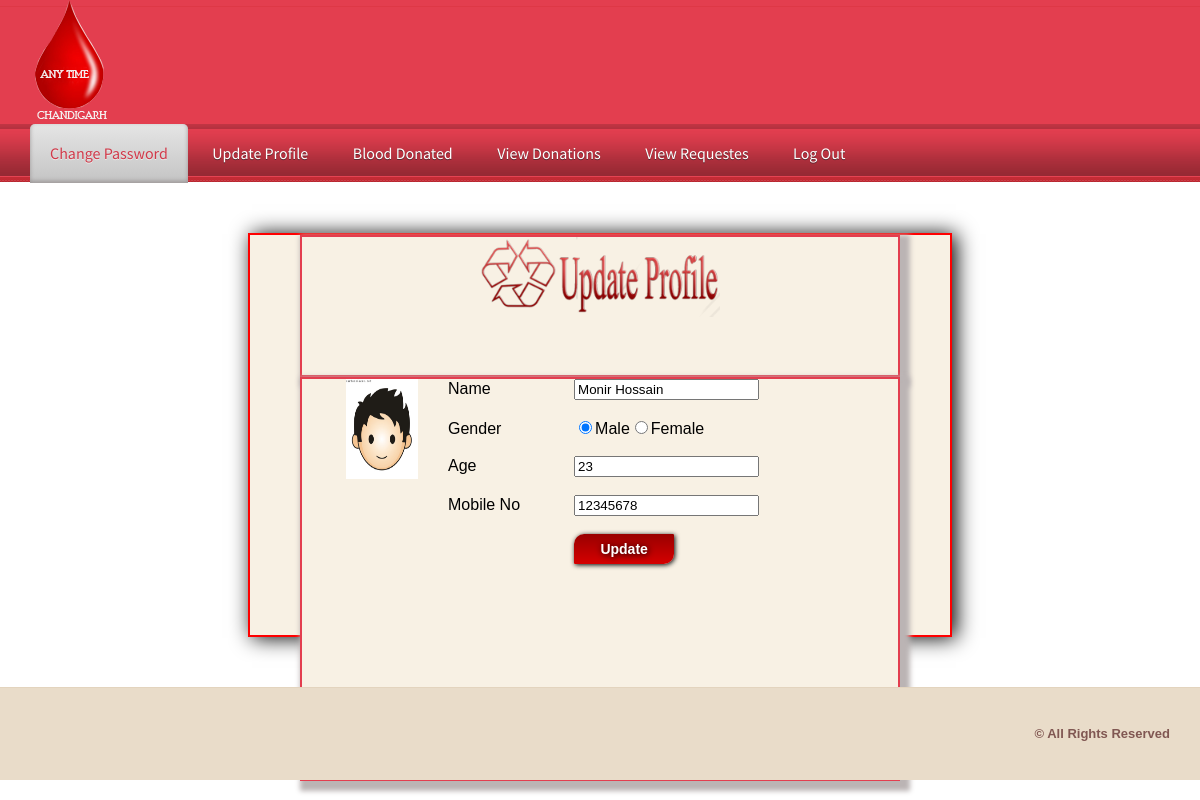
The app's page /donor/updateprofile.php (signed in), older data.
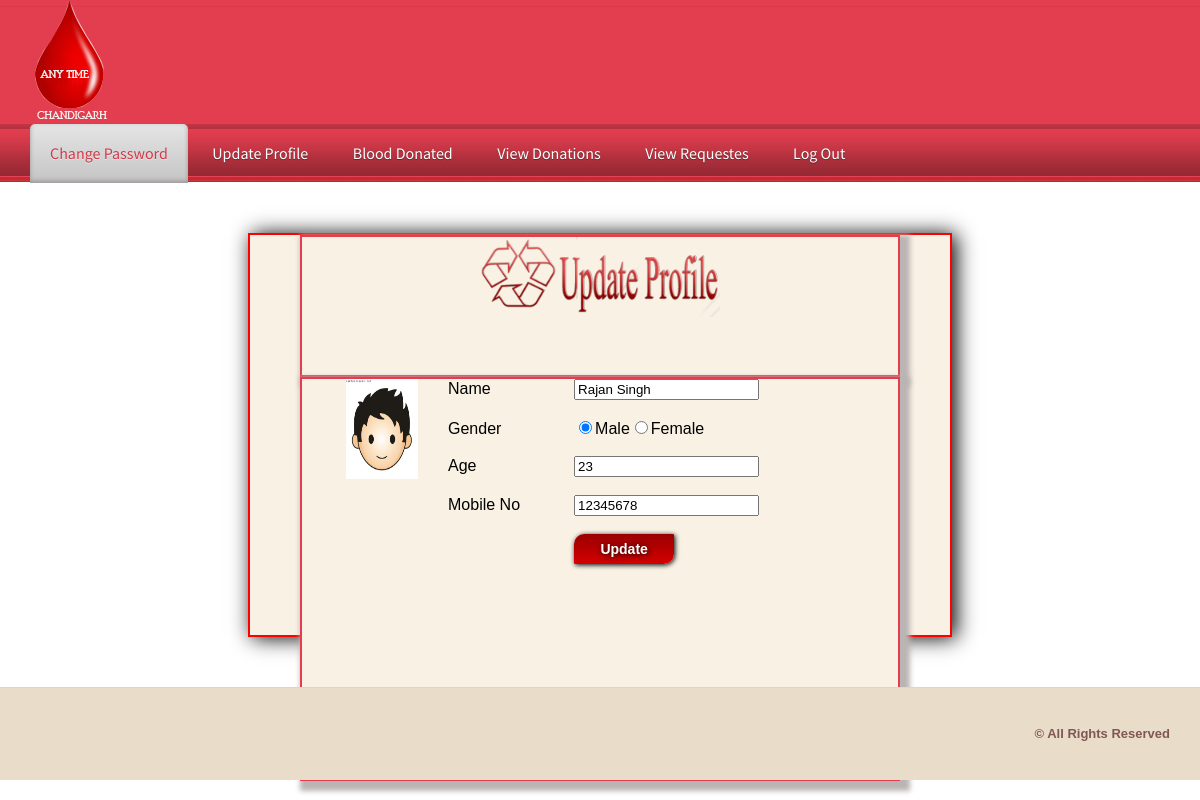
The same page, newer data.
### tables this page shows
CREATE TABLE `donarregistration` (
  `donar_id` int(100) NOT NULL,
  `name` varchar(100) NOT NULL,
  `gender` varchar(100) NOT NULL,
  `age` varchar(100) NOT NULL,
  `mobile` varchar(100) NOT NULL,
  `b_id` int(100) NOT NULL,
  `state_id` int(10) NOT NULL,
  `district_id` int(10) NOT NULL,
  `city_id` int(10) NOT NULL,
  `email` varchar(100) NOT NULL,
  `pwd` int(100) NOT NULL,
  `pic` varchar(1000) NOT NULL,
  `weight` varchar(50) DEFAULT NULL,
  `history` varchar(50) DEFAULT NULL,
  `previousstat` varchar(50) DEFAULT NULL
);

### donor/updateprofile.php (the view, shortened to what this page needs)
<!DOCTYPE html PUBLIC "-//W3C//DTD XHTML 1.0 Transitional//EN" "http://www.w3.org/TR/xhtml1/DTD/xhtml1-transitional.dtd">
<html xmlns="http://www.w3.org/1999/xhtml">
<head>
<link href="css/lightbox.css" rel="stylesheet" />
    <link href="StyleSheet.css" rel="stylesheet" type="text/css" />
<link href="css/style.css" rel="stylesheet" type="text/css" media="all" />
<link href="css/flexslider.css" rel="stylesheet" type="text/css" media="all" />
</head>
<body>
<?php include('function.php'); ?>
<?php
	$cn=mysqli_connect("localhost","root","","bloodbank");
			$s="select * from donarregistration where email='" . $_SESSION["email"] . "'";
	$q=mysqli_query($cn,$s);
	$data=mysqli_fetch_array($q);
	$name=$data[1];
	$gender=$data[2];
	$age=$data[3];
	$mobile=$data[4];
	$pic=$data[11];
?>
 <div class="h_bg">
<div class="wrap">
<div class="header">
		<div class="logo">
			<h1><a href="index.php"><img src="Images/logo.png" alt=""></a></h1>
		</div>
	</div>
</div>
</div>
<div class="nav_bg">
<div class="wrap">
		<ul class="nav">
			<li class="active"><a href="chngpwd.php">Change Password</a></li>
			<li><a href="updateprofile.php">Update Profile</a></li>
			<li><a href="blooddonated.php">Blood Donated</a></li>
            <li><a href="viewdonations.php">View Donations</a></li>
            <li><a href="viewrequest.php">View Requestes</a></li>
            <li><a href="logout.php">log Out</a></li>
            </ul>
	</div>
<div style="height:400px; width:700px; margin:auto; margin-top:50px; margin-bottom:50px; background-color:#f8f1e4; border:2px solid red; box-shadow:4px 1px 20px black;">
 <form method="post">
    <table cellpadding="0" cellspacing="0" width="600px"  class="tableborder" style="margin:auto">
    <tr><td style="padding-bottom:40px" colspan="2" align="center"><img src="Images/updateuser.png" height="80px" /></td></tr>
     <tr><td colspan="2">&nbsp;</td></tr>
     <table cellpadding="0" cellspacing="0" width="600px"  class="tableborder" style="margin:auto">
    <tr><td  align="right">&nbsp;</td><td><img src="../doner_pic/<?php echo @$pic; ?>" style="padding-left:40px"  width="200px" height="100px"/>
    <td style="vertical-align:top" width="450px" height="400px">
                <table cellpadding="0" cellspacing="0" width="450px">
   <td style="vertical-align:top; padding-left:70px" width="500px">
   <table cellpadding="0" cellspacing="0" width="450px" align="center" >
    <tr><td class="lefttd"  style="vertical-align:middle"> Name </td><td><input type="text" name="t1" value="<?php echo @$name;  ?>"  required="required" pattern="[a-zA-Z _]{5,15}" title="please enter only character  between 5 to 15 for  name" /></td></tr>
         <tr><td>&nbsp;</td><td>&nbsp;</td></tr>
<tr><td class="lefttd">Gender</td><td><input name="r1" type="radio" value="male"  <?php if($gender=="male"){ echo "checked" ;}  ?>>Male<input name="r1" type="radio" value="female" <?php if($gender=="female"){ echo "checked" ;}  ?> />Female</td></tr>
         <tr><td>&nbsp;</td><td>&nbsp;</td></tr>
        <tr><td class="lefttd"  style="vertical-align:middle"> Age</td><td><input type="text" name="t2"  required="required" pattern="[0-9]{2,2}" title="please enter only numbers  between 2 to 2 for age" value="<?php echo @$age;?>" /></td></tr>
         <tr><td>&nbsp;</td><td>&nbsp;</td></tr>
          <tr><td class="lefttd"  style="vertical-align:middle"> Mobile No</td><td><input type="text" name="t3" value="<?php echo @$mobile;?>"  pattern="[0-9]{10,12}" title="please enter only numbers between 10 to 12 for mobile no." /></td></tr>
         <tr><td>&nbsp;</td><td>&nbsp;</td></tr>
		<tr><td>&nbsp;</td><td><input type="submit" value="Update" name="sbmt" style="border:0px; background:linear-gradient(#900,#D50000); width:100px; height:30px; border-radius:10px 1px 10px 1px; box-shadow:1px 1px 5px black; color:white; font-weight:bold; font-size:14px; text-shadow:1px 1px 6px black; "></td></tr>
		</table></table></td></tr>	</table></form>
	</div>
<div class="ftr-bg">
<div class="wrap">
<div class="footer">
		<div class="copy">
			<p class="title">© All Rights Reserved</p>
		</div>
</div>
</div>
</div>
</body>
</html>

Row changes from the older to the newer data that the page shows:
changed donarregistration: t1 "Monir Hossain" → "Rajan Singh"
